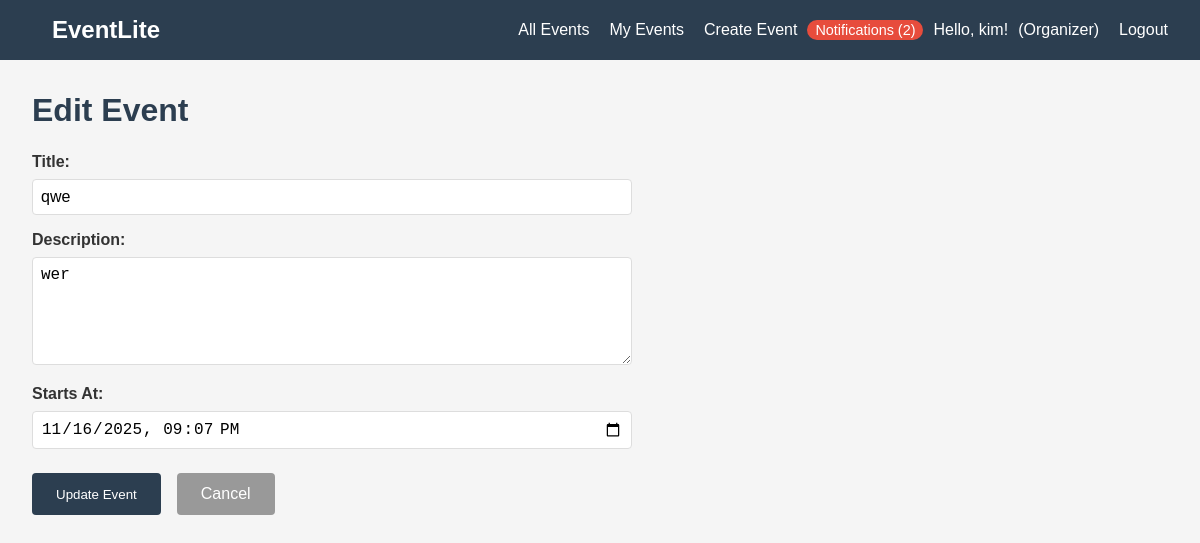
The page /organizer/events/3/edit/ (signed in) on the database its author committed.
### events/models.py (models this page shows, shortened)
class Event(models.Model):
    title = models.CharField(max_length=200)
    description = models.TextField()
    organizer = models.ForeignKey(User, on_delete=models.CASCADE, related_name='events')
    starts_at = models.DateTimeField()
    created_at = models.DateTimeField(auto_now_add=True)

### events/views.py (the view)
# urls.py: path('organizer/events/<int:pk>/edit/', EventUpdateView.as_view(), name='event_update'),
class EventUpdateView(OrganizerRequiredMixin, UpdateView):
    model = Event
    form_class = EventForm
    template_name = 'events/event_form.html'
    success_url = reverse_lazy('organizer_events')
    def get_queryset(self):
        return Event.objects.filter(organizer=self.request.user)

### events/forms.py
class EventForm(forms.ModelForm):
    class Meta:
        model = Event
        fields = ['title', 'description', 'starts_at']
        widgets = {
            'title': forms.TextInput(),
            'description': forms.Textarea(attrs={'rows': 5}),
            'starts_at': forms.DateTimeInput(attrs={'type': 'datetime-local'}),
        }

### events/context_processors.py (called while the page is built)
def global_counts(request):
    context = {}
    if request.user.is_authenticated:
        context['unread_notifications_count'] = Notification.objects.filter(
            user=request.user,
            is_read=False
        ).count()
        if hasattr(request.user, 'profile') and request.user.profile.role == 'ATTENDEE':
            context['my_bookmarks_count'] = Bookmark.objects.filter(user=request.user).count()
        else:
            context['my_bookmarks_count'] = 0
    else:
        context['unread_notifications_count'] = 0
        context['my_bookmarks_count'] = 0
    return context

### events/mixins.py (called while the page is built)
    def dispatch(self, request, *args, **kwargs):
        if not request.user.is_authenticated:
            return self.handle_no_permission()
        if not hasattr(request.user, 'profile') or request.user.profile.role != 'ORGANIZER':
            raise PermissionDenied("Only organizers can access this page.")
        return super().dispatch(request, *args, **kwargs)

### events/templates/events/event_form.html (shortened to what this page needs)
{% extends 'events/base.html' %}
{% block content %}
<h1 style="color: #2c3e50; margin-bottom: 1.5rem;">
    {% if object %}Edit Event{% else %}Create New Event{% endif %}
</h1>
<form method="post" style="max-width: 600px;">
    <div style="margin-bottom: 1rem;">
        <label for="id_title" style="display: block; margin-bottom: 0.5rem; font-weight: bold;">Title:</label>
        {{ form.title }}
    </div>
    <div style="margin-bottom: 1rem;">
        <label for="id_description" style="display: block; margin-bottom: 0.5rem; font-weight: bold;">Description:</label>
        {{ form.description }}
    </div>
    <div style="margin-bottom: 1.5rem;">
        <label for="id_starts_at" style="display: block; margin-bottom: 0.5rem; font-weight: bold;">Starts At:</label>
        {{ form.starts_at }}
    </div>
    <div style="display: flex; gap: 1rem;">
        <button type="submit" style="padding: 0.75rem 1.5rem; background-color: #2c3e50; color: white; border: none; border-radius: 4px; cursor: pointer;">
            {% if object %}Update{% else %}Create{% endif %} Event
        </button>
        <a href="{% url 'organizer_events' %}" style="padding: 0.75rem 1.5rem; background-color: #999; color: white; text-decoration: none; border-radius: 4px; display: inline-block;">
            Cancel
        </a>
    </div>
</form>
{% endblock %}

### events/templates/events/base.html (shortened to what this page needs)
<!DOCTYPE html>
<html lang="en">
<head>
</head>
<body>
    <nav class="navbar">
        <div class="navbar-brand">
            <a href="{% url 'home' %}">EventLite</a>
        </div>
        <div class="navbar-links">
            {% if user.is_authenticated %}
                <a href="{% url 'event_list' %}">All Events</a>
                {% if user.profile %}
                    {% if user.profile.role == 'ORGANIZER' %}
                        <a href="{% url 'organizer_events' %}">My Events</a>
                        <a href="{% url 'event_create' %}">Create Event</a>
                        {% if unread_notifications_count > 0 %}
                            <span style="margin-left: 10px; background-color: #e74c3c; padding: 2px 8px; border-radius: 10px; font-size: 0.9rem;">
                                Notifications ({{ unread_notifications_count }})
                            </span>
                        {% endif %}
                    {% else %}
                        {% if my_bookmarks_count > 0 %}
                            <span style="margin-left: 10px;">★ {{ my_bookmarks_count }}</span>
                        {% endif %}
                    {% endif %}
                {% endif %}
                <span style="margin-left: 10px;">Hello, {{ user.username }}!</span>
                {% if user.profile %}
                    {% if user.profile.role == 'ORGANIZER' %}
                        <span style="margin-left: 10px;">(Organizer)</span>
                    {% else %}
                        <span style="margin-left: 10px;">(Attendee)</span>
                    {% endif %}
                {% endif %}
                <a href="{% url 'logout' %}">Logout</a>
            {% else %}
                <a href="{% url 'login' %}">Login</a>
                <a href="{% url 'signup' %}">Sign Up</a>
            {% endif %}
        </div>
    </nav>
    <div class="container">
        {% block content %}
        {% endblock %}
    </div>
</body>
</html>

### events/templates/events/base.html (style rules this page uses)
* { margin: 0; padding: 0; box-sizing: border-box; }
body { font-family: Arial, sans-serif; background-color: #f5f5f5; color: #333; }
.navbar { background-color: #2c3e50; color: white; padding: 1rem 2rem; display: flex; justify-content: space-between; align-items: center; }
.navbar a { color: white; text-decoration: none; margin-left: 20px; }
.navbar-brand { font-size: 1.5rem; font-weight: bold; }
.navbar-links { display: flex; align-items: center; }
.container { max-width: 1200px; margin: 2rem auto; padding: 0 2rem; }

### events/templates/events/event_form.html (style rules this page uses)
input[type="text"], input[type="datetime-local"], textarea { width: 100%; padding: 0.5rem; border: 1px solid #ddd; border-radius: 4px; font-size: 1rem; }

### rows shown on the page
Event: title "qwe", description "wer", starts_at "11/16/2025 21:07"

### other values the page prints
{{ unread_notifications_count }} "2"
{{ user.username }} "kim"
